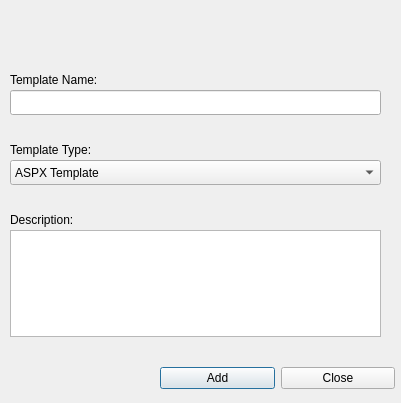
<?xml version="1.0" encoding="UTF-8"?>
<ui version="4.0">
 <class>NewTemplateDialog</class>
 <widget class="QDialog" name="NewTemplateDialog">
  <property name="geometry">
   <rect>
    <x>0</x>
    <y>0</y>
    <width>401</width>
    <height>403</height>
   </rect>
  </property>
  <property name="windowTitle">
   <string>New Template</string>
  </property>
  <widget class="QLabel" name="label">
   <property name="geometry">
    <rect>
     <x>10</x>
     <y>70</y>
     <width>161</width>
     <height>19</height>
    </rect>
   </property>
   <property name="text">
    <string>Template Name:</string>
   </property>
  </widget>
  <widget class="QLineEdit" name="templateNameTextBox">
   <property name="geometry">
    <rect>
     <x>10</x>
     <y>90</y>
     <width>371</width>
     <height>25</height>
    </rect>
   </property>
  </widget>
  <widget class="QLabel" name="label_2">
   <property name="geometry">
    <rect>
     <x>10</x>
     <y>140</y>
     <width>141</width>
     <height>19</height>
    </rect>
   </property>
   <property name="text">
    <string>Template Type:</string>
   </property>
  </widget>
  <widget class="QComboBox" name="templateTypeComboBox">
   <property name="geometry">
    <rect>
     <x>10</x>
     <y>160</y>
     <width>371</width>
     <height>25</height>
    </rect>
   </property>
   <item>
    <property name="text">
     <string>ASPX Template</string>
    </property>
   </item>
   <item>
    <property name="text">
     <string>Cascading Style-Sheet Template</string>
    </property>
   </item>
   <item>
    <property name="text">
     <string>JavaScript Template</string>
    </property>
   </item>
   <item>
    <property name="text">
     <string>HTML Template</string>
    </property>
   </item>
   <item>
    <property name="text">
     <string>PHP Template</string>
    </property>
   </item>
  </widget>
  <widget class="QLabel" name="errorLabel">
   <property name="geometry">
    <rect>
     <x>10</x>
     <y>20</y>
     <width>371</width>
     <height>19</height>
    </rect>
   </property>
   <property name="text">
    <string/>
   </property>
  </widget>
  <widget class="QPlainTextEdit" name="templateDescriptionTextBox">
   <property name="geometry">
    <rect>
     <x>10</x>
     <y>230</y>
     <width>371</width>
     <height>107</height>
    </rect>
   </property>
  </widget>
  <widget class="QLabel" name="label_3">
   <property name="geometry">
    <rect>
     <x>10</x>
     <y>210</y>
     <width>361</width>
     <height>19</height>
    </rect>
   </property>
   <property name="text">
    <string>Description:</string>
   </property>
  </widget>
  <widget class="QWidget" name="">
   <property name="geometry">
    <rect>
     <x>160</x>
     <y>360</y>
     <width>235</width>
     <height>36</height>
    </rect>
   </property>
   <layout class="QHBoxLayout" name="horizontalLayout">
    <item>
     <widget class="QPushButton" name="addButton">
      <property name="text">
       <string>Add</string>
      </property>
     </widget>
    </item>
    <item>
     <widget class="QPushButton" name="closeButton">
      <property name="text">
       <string>Close</string>
      </property>
     </widget>
    </item>
   </layout>
  </widget>
 </widget>
 <resources/>
 <connections/>
</ui>
